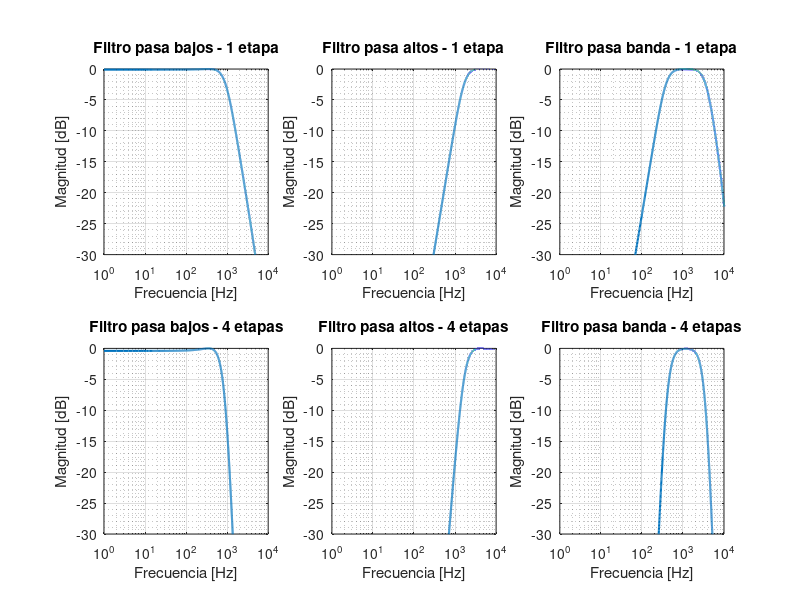

Reproduce this figure in MATLAB. (Note: this script raises an error after producing the figure.)
%% <------- Guia 6 - Ejercicio 2.1 ----------->

clc; % borra la consola
clear all; % borra todas las variables
close all; % cierra las ventanas de imagen

%% especificaciones:

fs = 39062; % [Hz] frecuencia de muestreo

fpb_hz = 500;       % [Hz] pasa bajos
fpa_hz = 3000;      % [Hz] pasa altos
fpban_l_hz = 700;   % [Hz] \__ pasa banda
fpban_h_hz = 2000;  % [Hz] /

N = 2;              % orden del filtro
RP = 0.1;           % ripple en la banda de paso

fpb = 2 * fpb_hz / fs;           % \
fpa = 2 * fpa_hz / fs;           % |_ se convierte a frecuencias digitales
fpband_pa = 2 * fpban_l_hz / fs; % |
fpband_pb = 2 * fpban_h_hz / fs; % /

imp = zeros(1, 4 * fs); % \__ funcion impulso con un vector de 4 segundos
imp(1) = 1;             % /

%% pasa bajos

[Bpb, Apb] = cheby1 (N, RP, fpb, 'low'); % funcion del filtro Chebyshev tipo I
                                          % orden, ripple, fc, tipo

hpb = filter (Bpb, Apb, imp); % evalua la respuesta al impulso del filtro
Hpb = fft(hpb, fs); % calcula la FFT
Hdb_pb = mag2db (abs (Hpb (1 : fs/2))); % convierte a dB el valor absoluto de las muestras de f positiva

%% pasa altos

[Bpa, Apa] = cheby1 (N, RP, fpa, 'high'); % funcion del filtro Chebyshev tipo I 
                                          % orden, ripple, fc, tipo

hpa = filter (Bpa, Apa, imp); % evalua la respuesta al impulso del filtro
Hpa = fft(hpa, fs); % calcula la FFT
Hdb_pa = mag2db (abs (Hpa (1 : fs/2))); % convierte a dB el valor absoluto de las muestras de f positiva

%% pasa banda

[Bpband_l, Apband_l] = cheby1 (N, RP, fpband_pa, 'high'); % funcion del filtro Chebyshev tipo I
                                                          % orden, ripple, fc, tipo
[Bpband_h, Apband_h] = cheby1 (N, RP, fpband_pb, 'low'); % funcion del filtro Chebyshev tipo I
                                                         % orden, ripple, fc, tipo

hpband_l = filter (Bpband_l, Apband_l, imp); % evalua la respuesta al impulso del filtro pasa alto
hpband_h = filter (Bpband_h, Apband_h, imp); % evalua la respuesta al impulso del filtro pasa bajo
hpband = conv(hpband_l, hpband_h); % filtro pasa banda convolucionando pa y pb

Hpband = fft(hpband, fs); % calcula la FFT
Hdb_pband = mag2db (abs (Hpband (1 : fs/2))); % convierte a dB el valor absoluto de las muestras de f positiva

%% combinacion en serie de 4 etapas 

hpb4 = hpb;
hpa4 = hpa;
hpband4 = hpband;

%for n = 1:4
%    hpb4 = conv (hpb4, hpb);
%    hpa4 = conv (hpa4, hpa);
%    hpband4 = conv (hpband4, hpband);
%end

for etapa = 1:3
    hpb4 = filter (Bpb, Apb, hpb4); % Agrega 3 etapas pasa bajo
    hpa4 = filter (Bpa, Apa, hpa);  % Agrega 3 etapas pasa alto
    hpband_l = filter (Bpband_l, Apband_l, hpband_l); %Obtiene 4 etapas pb y pa para
    hpband_h = filter (Bpband_h, Apband_h, hpband_h); %construir pasabanda de 4 etapas  
end
hpband4 = conv(hpband_l,hpband_h); % Obtiene pasabanda de 4 etapas

Hpb4 = fft(hpb4, fs); % calcula la FFT
Hdb_pb4 = mag2db (abs (Hpb4 (1 : fs/2))); % convierte a dB el valor absoluto de las muestras de f positiva

Hpa4 = fft(hpa4, fs); % calcula la FFT
Hdb_pa4 = mag2db (abs (Hpa4 (1 : fs/2))); % convierte a dB el valor absoluto de las muestras de f positiva

Hpband4 = fft(hpband4, fs); % calcula la FFT
Hdb_pband4 = mag2db (abs (Hpband4 (1 : fs/2))); % convierte a dB el valor absoluto de las muestras de f positiva

%% Graficos

% pasa bajos - 1 etapa
frec = (0 : 1 : (fs/2)-1 ); % vector con los valores de frecuencia (el primer elemento es 0Hz)
figure('name','Guia 6 ejercicio 2.1 - Filtros Chebyshev tipo I de segundo orden','Units','normalized','Position',[0 0 1 1]); % pantalla completa
subplot(2,3,1);  % subplot (filas, columnas, indice)
semilogx (frec, Hdb_pb, 'linewidth', 1.5); % grafica de la respuesta al impulso
xlim([0 10000]); % limites de los ejes
ylim([-30 0]); % limites de los ejes
grid on;
grid minor;
xlabel ('Frecuencia [Hz]'); % etiqueta eje X
ylabel ('Magnitud [dB]');  % etiqueta eje y
title ('Filtro pasa bajos - 1 etapa'); % titulo

% pasa altos - 1 etapa
subplot(2,3,2);  % subplot (filas, columnas, indice)
semilogx (frec, Hdb_pa, 'linewidth', 1.5); % grafica de la respuesta al impulso
xlim([0 10000]); % limites de los ejes
ylim([-30 0]); % limites de los ejes
grid on;
grid minor;
xlabel ('Frecuencia [Hz]'); % etiqueta eje X
ylabel ('Magnitud [dB]');  % etiqueta eje y
title ('Filtro pasa altos - 1 etapa'); % titulo

% pasa banda - 1 etapa
subplot(2,3,3);  % subplot (filas, columnas, indice)
semilogx (frec, Hdb_pband, 'linewidth', 1.5); % grafica de la respuesta al impulso
xlim([0 10000]); % limites de los ejes
ylim([-30 0]); % limites de los ejes
grid on;
grid minor;
xlabel ('Frecuencia [Hz]'); % etiqueta eje X
ylabel ('Magnitud [dB]');  % etiqueta eje y
title ('Filtro pasa banda - 1 etapa'); % titulo

% pasa bajos - 4 etapas
subplot(2,3,4);  % subplot (filas, columnas, indice)
semilogx (frec, Hdb_pb4, 'linewidth', 1.5); % grafica de la respuesta al impulso
xlim([0 10000]); % limites de los ejes
ylim([-30 0]); % limites de los ejes
grid on;
grid minor;
xlabel ('Frecuencia [Hz]'); % etiqueta eje X
ylabel ('Magnitud [dB]');  % etiqueta eje y
title ('Filtro pasa bajos - 4 etapas'); % titulo

% pasa altos - 4 etapas
subplot(2,3,5);  % subplot (filas, columnas, indice)
semilogx (frec, Hdb_pa4, 'linewidth', 1.5); % grafica de la respuesta al impulso
xlim([0 10000]); % limites de los ejes
ylim([-30 0]); % limites de los ejes
grid on;
grid minor;
xlabel ('Frecuencia [Hz]'); % etiqueta eje X
ylabel ('Magnitud [dB]');  % etiqueta eje y
title ('Filtro pasa altos - 4 etapas'); % titulo

% pasa banda - 4 etapas
subplot(2,3,6);  % subplot (filas, columnas, indice)
semilogx (frec, Hdb_pband4, 'linewidth', 1.5); % grafica de la respuesta al impulso
xlim([0 10000]); % limites de los ejes
ylim([-30 0]); % limites de los ejes
grid on;
grid minor;
xlabel ('Frecuencia [Hz]'); % etiqueta eje X
ylabel ('Magnitud [dB]');  % etiqueta eje y
title ('Filtro pasa banda - 4 etapas'); % titulo

%% Vector de Coeficientes (ver coef.m)

pasa_bajos = coef(Bpb, Apb) %pasa bajos
pasa_altos = coef(Bpa, Apa) %pasa altos
pasa_banda_l = coef(Bpband_l, Apband_l) %pasa Banda inf
pasa_banda_h = coef(Bpband_h, Apband_h) %pasa Banda sup
